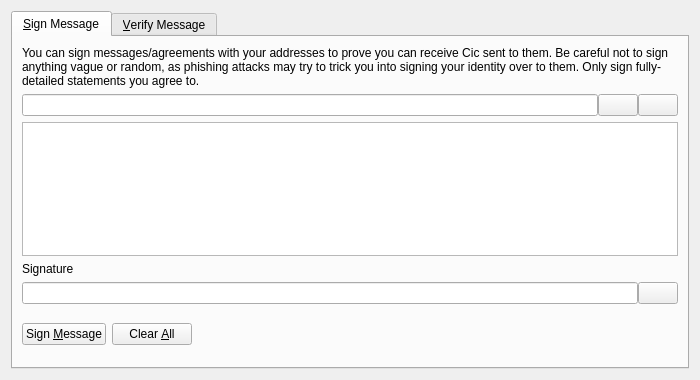
<?xml version="1.0" encoding="UTF-8"?>
<ui version="4.0">
 <class>SignVerifyMessageDialog</class>
 <widget class="QDialog" name="SignVerifyMessageDialog">
  <property name="geometry">
   <rect>
    <x>0</x>
    <y>0</y>
    <width>700</width>
    <height>380</height>
   </rect>
  </property>
  <property name="windowTitle">
   <string>Signatures - Sign / Verify a Message</string>
  </property>
  <property name="modal">
   <bool>true</bool>
  </property>
  <layout class="QVBoxLayout" name="verticalLayout">
   <item>
    <widget class="QTabWidget" name="tabWidget">
     <property name="currentIndex">
      <number>0</number>
     </property>
     <widget class="QWidget" name="tabSignMessage">
      <attribute name="title">
       <string>&amp;Sign Message</string>
      </attribute>
      <layout class="QVBoxLayout" name="verticalLayout_SM">
       <item>
        <widget class="QLabel" name="infoLabel_SM">
         <property name="text">
          <string>You can sign messages/agreements with your addresses to prove you can receive Cic sent to them. Be careful not to sign anything vague or random, as phishing attacks may try to trick you into signing your identity over to them. Only sign fully-detailed statements you agree to.</string>
         </property>
         <property name="textFormat">
          <enum>Qt::PlainText</enum>
         </property>
         <property name="wordWrap">
          <bool>true</bool>
         </property>
        </widget>
       </item>
       <item>
        <layout class="QHBoxLayout" name="horizontalLayout_1_SM">
         <property name="spacing">
          <number>0</number>
         </property>
         <item>
          <widget class="QValidatedLineEdit" name="addressIn_SM">
           <property name="toolTip">
            <string>The Cic address to sign the message with</string>
           </property>
          </widget>
         </item>
         <item>
          <widget class="QPushButton" name="addressBookButton_SM">
           <property name="toolTip">
            <string>Choose previously used address</string>
           </property>
           <property name="text">
            <string/>
           </property>
           <property name="shortcut">
            <string>Alt+A</string>
           </property>
           <property name="autoDefault">
            <bool>false</bool>
           </property>
          </widget>
         </item>
         <item>
          <widget class="QPushButton" name="pasteButton_SM">
           <property name="toolTip">
            <string>Paste address from clipboard</string>
           </property>
           <property name="text">
            <string/>
           </property>
           <property name="shortcut">
            <string>Alt+P</string>
           </property>
           <property name="autoDefault">
            <bool>false</bool>
           </property>
          </widget>
         </item>
        </layout>
       </item>
       <item>
        <widget class="QPlainTextEdit" name="messageIn_SM">
         <property name="toolTip">
          <string>Enter the message you want to sign here</string>
         </property>
        </widget>
       </item>
       <item>
        <widget class="QLabel" name="signatureLabel_SM">
         <property name="text">
          <string>Signature</string>
         </property>
         <property name="textFormat">
          <enum>Qt::PlainText</enum>
         </property>
        </widget>
       </item>
       <item>
        <layout class="QHBoxLayout" name="horizontalLayout_2_SM">
         <property name="spacing">
          <number>0</number>
         </property>
         <item>
          <widget class="QLineEdit" name="signatureOut_SM">
           <property name="font">
            <font>
             <italic>true</italic>
            </font>
           </property>
           <property name="readOnly">
            <bool>true</bool>
           </property>
          </widget>
         </item>
         <item>
          <widget class="QPushButton" name="copySignatureButton_SM">
           <property name="toolTip">
            <string>Copy the current signature to the system clipboard</string>
           </property>
           <property name="text">
            <string/>
           </property>
           <property name="autoDefault">
            <bool>false</bool>
           </property>
          </widget>
         </item>
        </layout>
       </item>
       <item>
        <layout class="QHBoxLayout" name="horizontalLayout_3_SM">
         <item>
          <widget class="QPushButton" name="signMessageButton_SM">
           <property name="toolTip">
            <string>Sign the message to prove you own this Cic address</string>
           </property>
           <property name="text">
            <string>Sign &amp;Message</string>
           </property>
           <property name="autoDefault">
            <bool>false</bool>
           </property>
          </widget>
         </item>
         <item>
          <widget class="QPushButton" name="clearButton_SM">
           <property name="toolTip">
            <string>Reset all sign message fields</string>
           </property>
           <property name="text">
            <string>Clear &amp;All</string>
           </property>
           <property name="autoDefault">
            <bool>false</bool>
           </property>
          </widget>
         </item>
         <item>
          <spacer name="horizontalSpacer_1_SM">
           <property name="orientation">
            <enum>Qt::Horizontal</enum>
           </property>
           <property name="sizeHint" stdset="0">
            <size>
             <width>40</width>
             <height>48</height>
            </size>
           </property>
          </spacer>
         </item>
         <item>
          <widget class="QLabel" name="statusLabel_SM">
           <property name="font">
            <font>
             <weight>75</weight>
             <bold>true</bold>
            </font>
           </property>
           <property name="text">
            <string/>
           </property>
           <property name="wordWrap">
            <bool>true</bool>
           </property>
          </widget>
         </item>
         <item>
          <spacer name="horizontalSpacer_2_SM">
           <property name="orientation">
            <enum>Qt::Horizontal</enum>
           </property>
           <property name="sizeHint" stdset="0">
            <size>
             <width>40</width>
             <height>48</height>
            </size>
           </property>
          </spacer>
         </item>
        </layout>
       </item>
      </layout>
     </widget>
     <widget class="QWidget" name="tabVerifyMessage">
      <attribute name="title">
       <string>&amp;Verify Message</string>
      </attribute>
      <layout class="QVBoxLayout" name="verticalLayout_VM">
       <item>
        <widget class="QLabel" name="infoLabel_VM">
         <property name="text">
          <string>Enter the receiver's address, message (ensure you copy line breaks, spaces, tabs, etc. exactly) and signature below to verify the message. Be careful not to read more into the signature than what is in the signed message itself, to avoid being tricked by a man-in-the-middle attack. Note that this only proves the signing party receives with the address, it cannot prove sendership of any transaction!</string>
         </property>
         <property name="textFormat">
          <enum>Qt::PlainText</enum>
         </property>
         <property name="alignment">
          <set>Qt::AlignLeading|Qt::AlignLeft|Qt::AlignTop</set>
         </property>
         <property name="wordWrap">
          <bool>true</bool>
         </property>
        </widget>
       </item>
       <item>
        <layout class="QHBoxLayout" name="horizontalLayout_1_VM">
         <property name="spacing">
          <number>0</number>
         </property>
         <item>
          <widget class="QValidatedLineEdit" name="addressIn_VM">
           <property name="toolTip">
            <string>The Cic address the message was signed with</string>
           </property>
          </widget>
         </item>
         <item>
          <widget class="QPushButton" name="addressBookButton_VM">
           <property name="toolTip">
            <string>Choose previously used address</string>
           </property>
           <property name="text">
            <string/>
           </property>
           <property name="shortcut">
            <string>Alt+A</string>
           </property>
           <property name="autoDefault">
            <bool>false</bool>
           </property>
          </widget>
         </item>
        </layout>
       </item>
       <item>
        <widget class="QPlainTextEdit" name="messageIn_VM"/>
       </item>
       <item>
        <widget class="QValidatedLineEdit" name="signatureIn_VM"/>
       </item>
       <item>
        <layout class="QHBoxLayout" name="horizontalLayout_2_VM">
         <item>
          <widget class="QPushButton" name="verifyMessageButton_VM">
           <property name="toolTip">
            <string>Verify the message to ensure it was signed with the specified Cic address</string>
           </property>
           <property name="text">
            <string>Verify &amp;Message</string>
           </property>
           <property name="autoDefault">
            <bool>false</bool>
           </property>
          </widget>
         </item>
         <item>
          <widget class="QPushButton" name="clearButton_VM">
           <property name="toolTip">
            <string>Reset all verify message fields</string>
           </property>
           <property name="text">
            <string>Clear &amp;All</string>
           </property>
           <property name="autoDefault">
            <bool>false</bool>
           </property>
          </widget>
         </item>
         <item>
          <spacer name="horizontalSpacer_1_VM">
           <property name="orientation">
            <enum>Qt::Horizontal</enum>
           </property>
           <property name="sizeHint" stdset="0">
            <size>
             <width>40</width>
             <height>48</height>
            </size>
           </property>
          </spacer>
         </item>
         <item>
          <widget class="QLabel" name="statusLabel_VM">
           <property name="font">
            <font>
             <weight>75</weight>
             <bold>true</bold>
            </font>
           </property>
           <property name="text">
            <string/>
           </property>
           <property name="wordWrap">
            <bool>true</bool>
           </property>
          </widget>
         </item>
         <item>
          <spacer name="horizontalSpacer_2_VM">
           <property name="orientation">
            <enum>Qt::Horizontal</enum>
           </property>
           <property name="sizeHint" stdset="0">
            <size>
             <width>40</width>
             <height>48</height>
            </size>
           </property>
          </spacer>
         </item>
        </layout>
       </item>
      </layout>
     </widget>
    </widget>
   </item>
  </layout>
 </widget>
 <customwidgets>
  <customwidget>
   <class>QValidatedLineEdit</class>
   <extends>QLineEdit</extends>
   <header>qvalidatedlineedit.h</header>
  </customwidget>
 </customwidgets>
 <resources>
  <include location="../cic.qrc"/>
 </resources>
 <connections/>
</ui>
